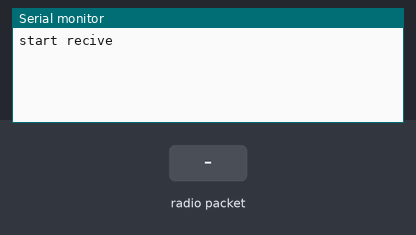
The sketch below on a simulated Arduino Uno, built with avr-gcc and run on an emulated ATmega328P. Shown: the last lines printed to the serial monitor. Inputs (shaded band) come from the test bench. No radio packets arrive unless stated.

Above: at 1.2 s.
1.3 s: radio packet "sndpar" arrives
At 2.3 s:
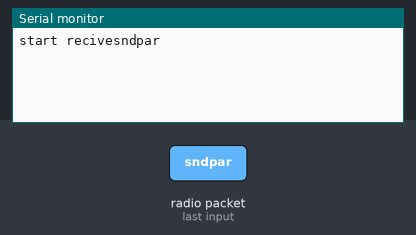
2.8 s: radio packet "sndtime" arrives
At 3.6 s:
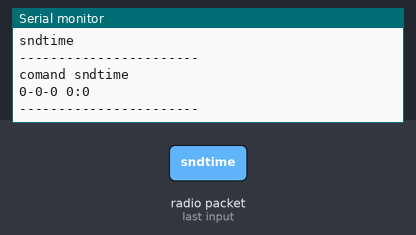
4.3 s: radio packet "%[^',']" arrives
At 5.8 s:
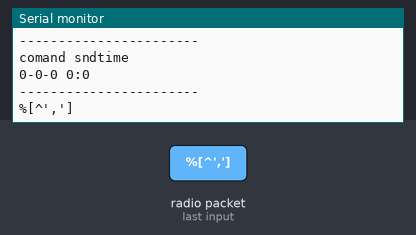

The sketch:

recive.ino
```cpp
#include <SPI.h>
#include "RF24.h"

//Контакты от радиомодуля NRF24L01 подключаем к пинамнам -> Arduino (nano)
//SCK -> 13
//MISO -> 12
//MOSI -> 11
//CSN -> 10
//CE -> 9
#define ch_len 32

RF24 radio(9, 10);

//пины куда подключены светодиоды или другая слаботочка

char comand[8];
char datahg[6], dataha[6], datata[6], Y[5], M[3], D[3], H[3], Mn[3];
char data[ch_len];

const uint64_t pipe = 0xF0F0F0F000LL;// адреса каналов приема и передачи

void setup() {
  Serial.begin(115200);

  radio.begin();
  delay(2);
  radio.setDataRate(RF24_250KBPS); // Скорость передачи
  radio.setChannel(0x66); // Номер канала от 0 до 127
  radio.setPALevel(RF24_PA_MAX);
  radio.setRetries(15, 15); // Кол-во попыток и время между попытками
  radio.openReadingPipe(1, pipe); // Открываем один из 6-ти каналов приема
  radio.startListening(); // Начинаем слушать эфир
  Serial.print("start recive");

}

void loop() {
  if (radio.available()) {

    radio.read(data, sizeof(data)); //принимаем пакет с Arduino Mega
    Serial.println(data);

    sscanf(data, "%[^',']", &comand);
    if (String(comand) == "sndpar") {
      sscanf(data, "%[^','],%[^','],%[^','],%s", &comand, &datahg, &dataha, &datata);
     /* Serial.println("-----------------------");
      Serial.print("comand ");
      Serial.println(comand);
      Serial.print("datahg ");
      Serial.println(datahg);
      Serial.print("dataha ");
      Serial.println(dataha);
      Serial.print("datata ");
      Serial.println(datata);
      Serial.println("-----------------------");
      */
    }
    else if (String(comand) == "sndtime") {
      sscanf(data, "%[^','],%[^','],%[^','],%[^','],%[^','],%s", &comand, &Y, &M, &D, &H, &Mn);
      //atoi(Y)); char* to int(byte)
      Serial.println("-----------------------");
      Serial.print("comand ");
      Serial.println(comand);
      Serial.print(atoi(Y));
      Serial.print("-");
      Serial.print(atoi(M));
      Serial.print("-");
      Serial.print(atoi(D));
      Serial.print(" ");
      Serial.print(atoi(H));
      Serial.print(":");
      Serial.println(atoi(Mn));
      Serial.println("-----------------------");
    }

    radio.stopListening();
    radio.openWritingPipe(pipe);
    //const char *buffer = "";
    //String buf = "";
    //buf = "ok";
    //buffer = buf.c_str();
    //radio.flush_tx();
    radio.write("ok", ch_len);
    radio.startListening();
    //Serial.print("data ");


  }
}
```

Measured:
- after the input at 1.3 s, the serial monitor: prints a new line at once (image 1)
- after the input at 2.8 s, the serial monitor: prints a new line at once (image 2)
- after the input at 4.3 s, the serial monitor: prints a new line at once (image 3)
